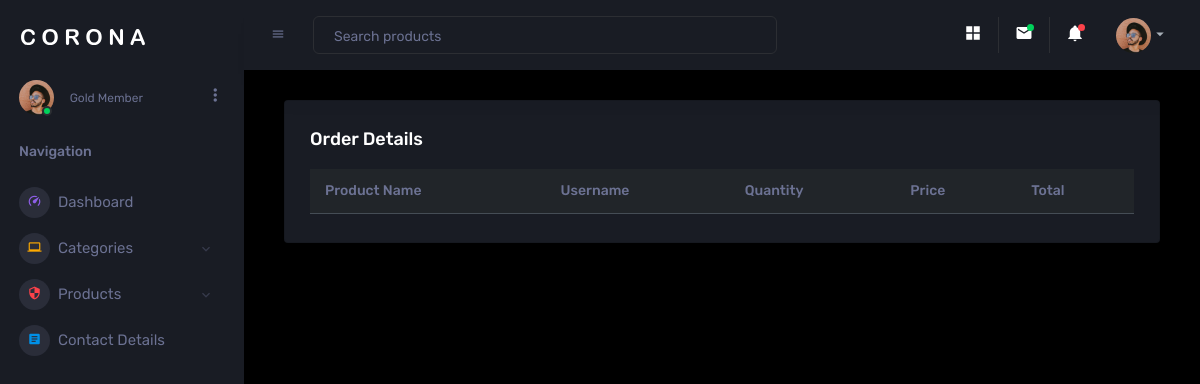
Page /cart_details/ on the earlier database version.
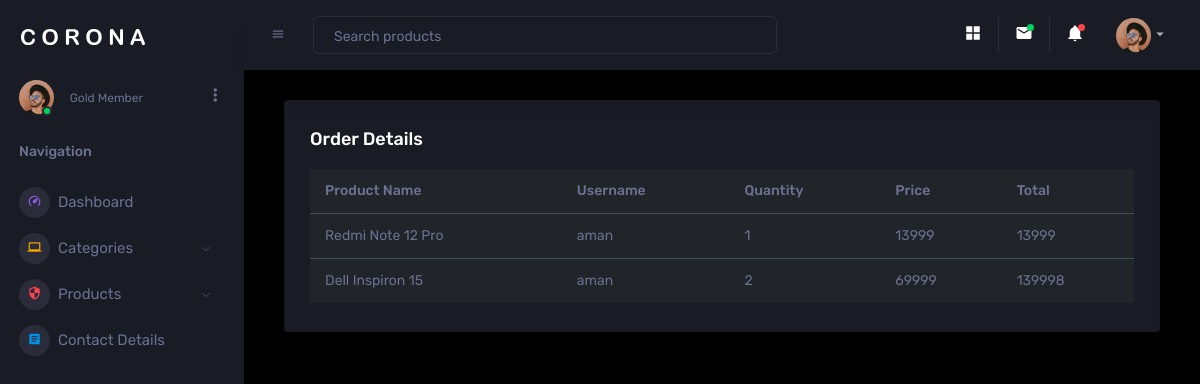
Same page on the later database version.
### WebApp/models.py (models this page shows)
class CartData(models.Model):
    product_name=models.CharField(max_length=30,null=True,blank=True)
    username=models.CharField(max_length=30,null=True,blank=True)
    qty=models.IntegerField(null=True)
    price=models.IntegerField(null=True,blank=True)
    total=models.IntegerField(null=True,blank=True)

### AdminApp/views.py (the view)
# urls.py: path('cart_details/',views.cart_details,name="cart_details"),
def cart_details(request):
    cart=CartData.objects.all()
    return render(request,'cart-details.html',{'cart':cart})

### AdminApp/templates/cart-details.html (shortened to what this page needs)
{%extends "dashboard.html"%}
{%block content%}
<html>
    <head></head>
    <body>
        <div class="col-lg-12 grid-margin stretch-card">
            <div class="card">
                  <div class="card-body">
                    <h4 class="card-title">Order Details</h4>
                    <div class="table-responsive">
                      <table class="table table-dark">
                        <thead>
                          <tr>
                              <th> Product Name </th>
                              <th> Username </th>
                              <th> Quantity </th>
                            <th> Price </th>
                            <th> Total </th>
                          </tr>
                        </thead>
                        <tbody>
                          {%for i in cart%}
                            <tr>
                              <td>{{i.product_name}}</td>
                              <td>{{i.username}}</td>
                              <td>{{i.qty}}</td>
                              <td>{{i.price}}</td>
                              <td>{{i.total}}</td>
                            </tr>
                            {%endfor%}
                        </tbody>
                      </table>
                    </div>
                  </div>
        </div>
    </div>
            </body>
            </html>
{%endblock%}

Differences in the rows shown:
added CartData: product_name "Redmi Note 12 Pro", username "aman", qty "1", price "13999", total "13999"
added CartData: product_name "Dell Inspiron 15", username "aman", qty "2", price "69999", total "139998"
